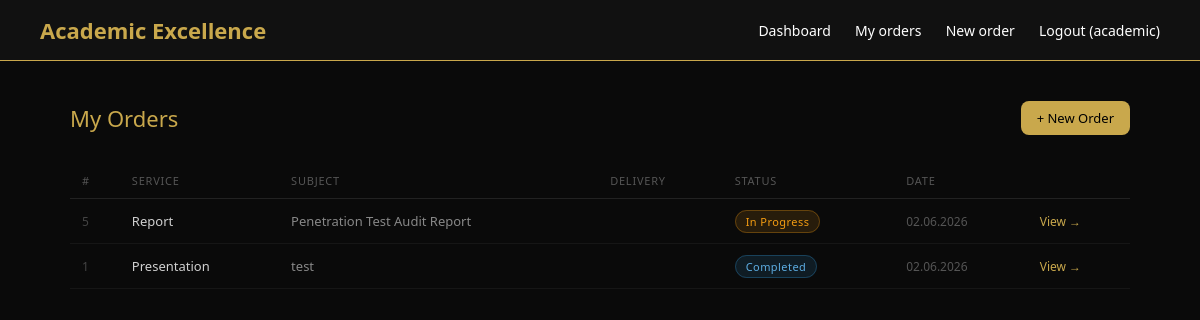
Screenshot of /dashboard/orders/ (signed in) with the database file from the repository.
### orders/models.py (models this page shows, shortened)
class Order(models.Model):
    STATUS_CHOICES = [
        ('pending', 'Pending'),
        ('in_progress', 'In progress'),
        ('completed', 'Completed'),
        ('delivered', 'Delivered'),
    ]
    SERVICE_CHOICES = [
        ('presentation', 'Presentation'),
        ('essay', 'Essay'),
        ('report', 'Report'),
        ('poster', 'Poster'),
    ]
    DELIVERY_CHOICES = [
        ('standard', 'Standard'),
    ]
    PRICES = {
        ('presentation', 'standard'): 300,
        ('essay', 'standard'): 200,
        ('report', 'standard'): 350,
        ('poster', 'standard'): 150,
    }
    user = models.ForeignKey(User, on_delete=models.CASCADE)
    service = models.CharField(max_length=50, choices=SERVICE_CHOICES)
    topic = models.CharField(max_length=200)
    deadline = models.DateTimeField()
    delivery_type = models.CharField(max_length=20, default='standard')
    slides = models.IntegerField(default=0)
    price = models.DecimalField(max_digits=10, decimal_places=2, default=0)
    status = models.CharField(max_length=20, choices=STATUS_CHOICES, default='pending')
    notes = models.TextField(blank=True)
    created_at = models.DateTimeField(auto_now_add=True)
    is_paid = models.BooleanField(default=False)
    content_file = models.FileField(upload_to='orders/files/', blank=True, null=True)
    content_link = models.URLField(blank=True, null=True)
    content_note = models.TextField(blank=True)
    preview_image = models.ImageField(
        upload_to='orders/previews/',
        blank=True,
        null=True
    )

### orders/views.py (the view)
# urls.py: path('dashboard/orders/', views.order_list, name='order_list'),
@login_required
def order_list(request):
    orders = Order.objects.filter(user=request.user).order_by('-created_at')
    return render(request, 'orders/order_list.html', {'orders': orders})

### templates/orders/order_list.html (shortened to what this page needs)
{% extends 'base.html' %}
{% block content %}
<div class="container">
    <div class="orders-header">
        <h2 class="orders-title">My Orders</h2>
        <a href="/dashboard/orders/new/" class="btn-gold">+ New Order</a>
    </div>
    {% if orders %}
    <div class="table-wrap">
        <table>
            <thead>
                <tr>
                    <th>#</th>
                    <th>Service</th>
                    <th>Subject</th>
                    <th>Delivery</th>
                    <th>Status</th>
                    <th>Date</th>
                    <th></th>
                </tr>
            </thead>
            <tbody>
                {% for order in orders %}
                <tr>
                    <td class="td-id">{{ order.pk }}</td>
                    <td>{{ order.get_service_display }}</td>
                    <td class="td-topic">{{ order.topic }}</td>
                    <td class="td-topic">{{ order.get_delivery_type_display }}</td>
                    <td>
                        {% if order.status == 'pending' %}
                        <span class="badge pending">Pending</span>
                        {% elif order.status == 'in_progress' %}
                        <span class="badge in-progress">In Progress</span>
                        {% elif order.status == 'completed' %}
                        <span class="badge completed">Completed</span>
                        {% elif order.status == 'delivered' %}
                        <span class="badge delivered">Delivered</span>
                        {% endif %}
                    </td>
                    <td class="td-date">{{ order.created_at|date:"d.m.Y" }}</td>
                    <td><a href="/dashboard/orders/{{ order.pk }}/" class="view-link">View →</a></td>
                </tr>
                {% endfor %}
            </tbody>
        </table>
    </div>
    {% else %}
    <div class="empty-state">
        <p>You don't have any orders yet.</p>
        <a href="/dashboard/orders/new/" class="btn-gold">Place Your First Order</a>
    </div>
    {% endif %}
</div>
{% endblock %}

### templates/base.html (shortened to what this page needs)
<!DOCTYPE html>
<html lang="en">
<head>
</head>
<body>
    <nav>
        <a href="/" class="logo">Academic Excellence</a>
        <div class="nav-links">
            {% if user.is_authenticated %}
            <a href="/dashboard/">Dashboard</a>
            <a href="/dashboard/orders/">My orders</a>
            <a href="/dashboard/orders/new/">New order</a>
            <a href="/accounts/logout/">Logout ({{ user.username }})</a>
            {% else %}
            <a href="/accounts/login/">Sign in</a>
            <a href="/accounts/register/">Register</a>
            {% endif %}
        </div>
    </nav>
    {% block content %}{% endblock %}
</body>
</html>

### templates/base.html (style rules this page uses)
* { margin: 0; padding: 0; box-sizing: border-box; }
body { font-family: 'Segoe UI', sans-serif; background: #0a0a0a; color: #fff; }
nav { background: #111; padding: 15px 40px; display: flex; justify-content: space-between; align-items: center; border-bottom: 1px solid #c9a84c; }
nav .logo { color: #c9a84c; font-size: 22px; font-weight: bold; text-decoration: none; }
nav .nav-links a { color: #fff; text-decoration: none; margin-left: 20px; font-size: 14px; }
.container { max-width: 1100px; margin: 0 auto; padding: 40px 20px; }
.btn-gold { background: #c9a84c; color: #000; font-weight: bold; }

### templates/orders/order_list.html (style rules this page uses)
.orders-header { display: flex; justify-content: space-between; align-items: center; margin-bottom: 28px; flex-wrap: wrap; gap: 10px; }
.orders-title { font-size: 22px; font-weight: 500; color: #c9a84c; }
.btn-gold { display: inline-flex; align-items: center; gap: 6px; padding: 8px 16px; background: #c9a84c; color: #000; border-radius: 8px; font-size: 13px; font-weight: 500; text-decoration: none; }
.table-wrap { overflow-x: auto; -webkit-overflow-scrolling: touch; }
table { width: 100%; border-collapse: collapse; min-width: 580px; }
thead tr { border-bottom: 0.5px solid #222; }
th { padding: 10px 12px; text-align: left; font-size: 11px; color: #555; font-weight: 400; letter-spacing: 0.07em; text-transform: uppercase; }
tbody tr { border-bottom: 0.5px solid #161616; transition: background 0.15s; }
td { padding: 13px 12px; font-size: 13px; color: #d0d0d0; }
.td-id { color: #444; font-size: 12px; }
.td-topic { color: #888; }
.td-date { color: #555; font-size: 12px; }
.view-link { color: #c9a84c; font-size: 12px; text-decoration: none; }
.badge { padding: 3px 10px; border-radius: 20px; font-size: 11px; font-weight: 500; letter-spacing: 0.04em; white-space: nowrap; }
.badge.in-progress { background: rgba(243, 156, 18, 0.12); color: #f39c12; border: 0.5px solid rgba(243, 156, 18, 0.3); }
.badge.completed { background: rgba(52, 152, 219, 0.12); color: #5dade2; border: 0.5px solid rgba(52, 152, 219, 0.3); }

### rows the page displays
Order: pk "5", service "Report", topic "Penetration Test Audit Report", status "In Progress", created_at "02.06.2026"
Order: pk "1", service "Presentation", topic "test", status "Completed", created_at "02.06.2026"

### other values shown
{{ user.username }} "academic"
